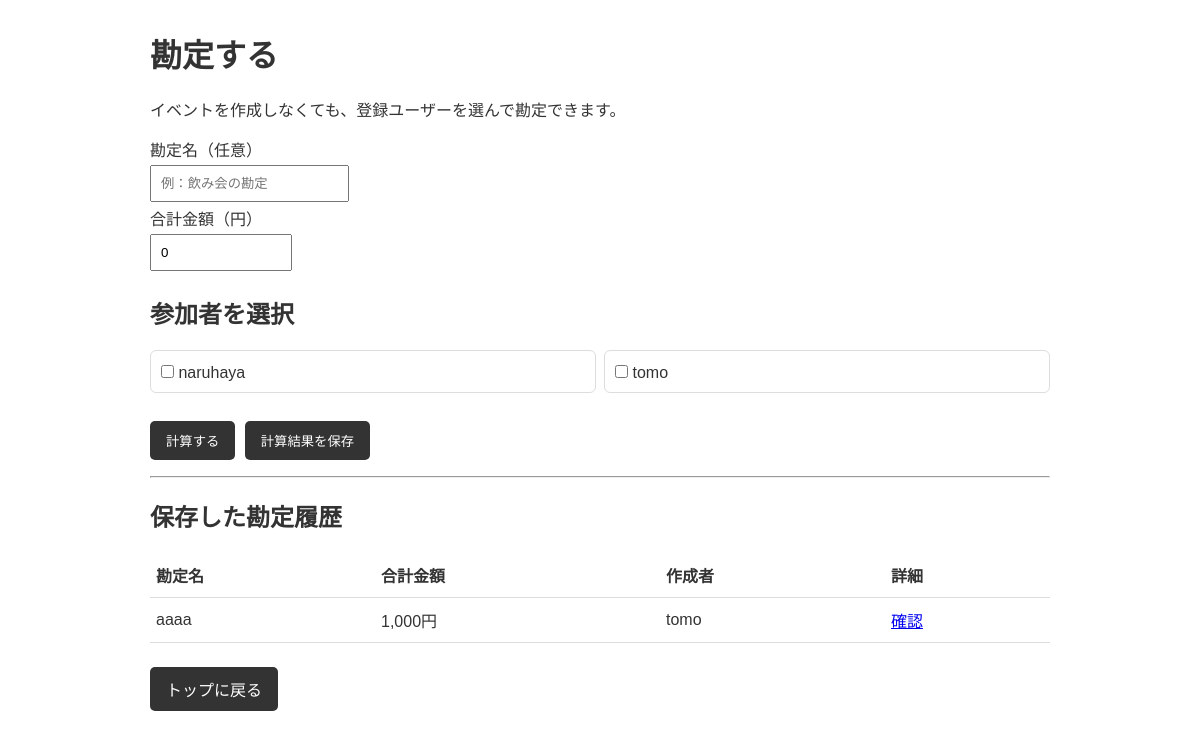
The app's page /billing (signed in), older data.
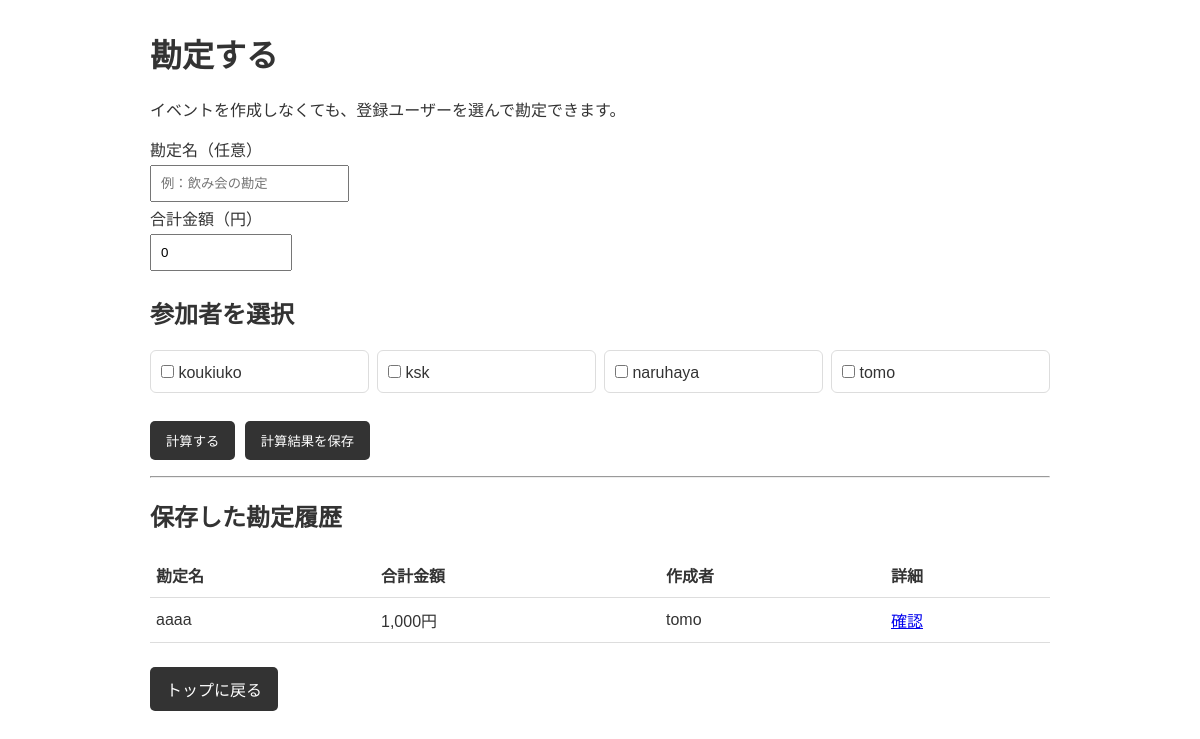
The same page, newer data.
### tables this page shows
CREATE TABLE users (
    id INTEGER PRIMARY KEY AUTOINCREMENT,
    username TEXT NOT NULL UNIQUE,
    email TEXT NOT NULL UNIQUE,
    password_hash TEXT NOT NULL,
    created_at DATETIME NOT NULL DEFAULT CURRENT_TIMESTAMP
);

CREATE TABLE standalone_billings (
            id INTEGER PRIMARY KEY AUTOINCREMENT,
            title TEXT NOT NULL DEFAULT '',
            total_amount INTEGER NOT NULL,
            created_by_user_id INTEGER NOT NULL,
            created_at TEXT NOT NULL
                DEFAULT (datetime('now', 'localtime'))
        );

### app.py (the view, shortened to what this page needs)
@app.route("/billing", methods=["GET", "POST"])
def standalone_billing():
    if not login_required():
        return redirect(url_for("login"))
    conn = get_db()
    try:
        current_user = conn.execute("SELECT id FROM users WHERE username = ?", (session["username"],)).fetchone()
        if current_user is None:
            session.clear()
            return redirect(url_for("login"))
        users = conn.execute("SELECT id, username FROM users ORDER BY username").fetchall()
        selected_ids = []
        participants = []
        total_amount = 0
        title = ""
        calculated = False
        error = None
        history = conn.execute("""
            SELECT b.id, b.title, b.total_amount, b.created_at, u.username AS creator_name
            FROM standalone_billings AS b
            JOIN users AS u ON u.id = b.created_by_user_id
            ORDER BY b.id DESC LIMIT 50
        """).fetchall()
        return render_template(
            "billing_standalone.html",
            users=users,
            participants=participants,
            selected_ids=selected_ids,
            total_amount=total_amount,
            title=title,
            calculated=calculated,
            error=error,
            history=history,
        )
    finally:
        conn.close()

### app.py (called while the page is built)
def get_db():
    conn = sqlite3.connect(DB_NAME)
    conn.row_factory = sqlite3.Row
    return conn

def login_required():
    return "username" in session

### templates/billing_standalone.html (shortened to what this page needs)
<!DOCTYPE html>
<html lang="ja">
<head>
</head>
<body>
    <h1>勘定する</h1>
    <p>イベントを作成しなくても、登録ユーザーを選んで勘定できます。</p>
    <form method="post">
        <label for="title">勘定名（任意）</label><br>
        <input id="title" name="title" type="text"
               value="{{ title }}" placeholder="例：飲み会の勘定"><br>
        <label for="total_amount">合計金額（円）</label><br>
        <input id="total_amount" name="total_amount" type="number"
               min="0" step="1" value="{{ total_amount }}" required>
        <h2>参加者を選択</h2>
        <div class="users">
            {% for user in users %}
            <label class="user-option">
                <input type="checkbox" name="user_ids"
                       value="{{ user.id }}"
                       {% if user.id in selected_ids %}checked{% endif %}>
                {{ user.username }}
            </label>
            {% endfor %}
        </div>
        <button type="submit" name="action" value="calculate">計算する</button>
        <button type="submit" name="action" value="save">計算結果を保存</button>
    </form>
    <hr>
    <h2>保存した勘定履歴</h2>
    {% if history %}
    <table>
        <thead>
            <tr><th>勘定名</th><th>合計金額</th><th>作成者</th><th>詳細</th></tr>
        </thead>
        <tbody>
            {% for item in history %}
            <tr>
                <td>{{ item.title }}</td>
                <td>{{ "{:,}".format(item.total_amount) }}円</td>
                <td>{{ item.creator_name }}</td>
                <td>
                    <a href="{{ url_for('standalone_billing_detail', billing_id=item.id) }}">確認</a>
                </td>
            </tr>
            {% endfor %}
        </tbody>
    </table>
    {% else %}
    <p>保存された勘定はありません。</p>
    {% endif %}
    <p><a class="link" href="{{ url_for('index') }}">トップに戻る</a></p>
</body>
</html>

### templates/billing_standalone.html (style rules this page uses)
body { max-width: 900px; margin: 30px auto; padding: 0 16px; font-family: sans-serif; color: #333; }
input, button { padding: 9px; margin: 4px 0; }
input[type="number"] { width: 120px; }
table { width: 100%; border-collapse: collapse; margin: 16px 0; }
th, td { border-bottom: 1px solid #ddd; padding: 10px 6px; text-align: left; }
button, .link { display: inline-block; padding: 10px 16px; margin: 8px 5px 8px 0; background: #333; color: white; border: 0; border-radius: 5px; text-decoration: none; cursor: pointer; }
.users { display: grid; grid-template-columns: repeat(auto-fit, minmax(160px, 1fr)); gap: 8px; margin: 12px 0 20px; }
.user-option { border: 1px solid #ddd; border-radius: 6px; padding: 10px; }

Row changes from the older to the newer data that the page shows:
added users: username "koukiuko"
added users: username "ksk"
